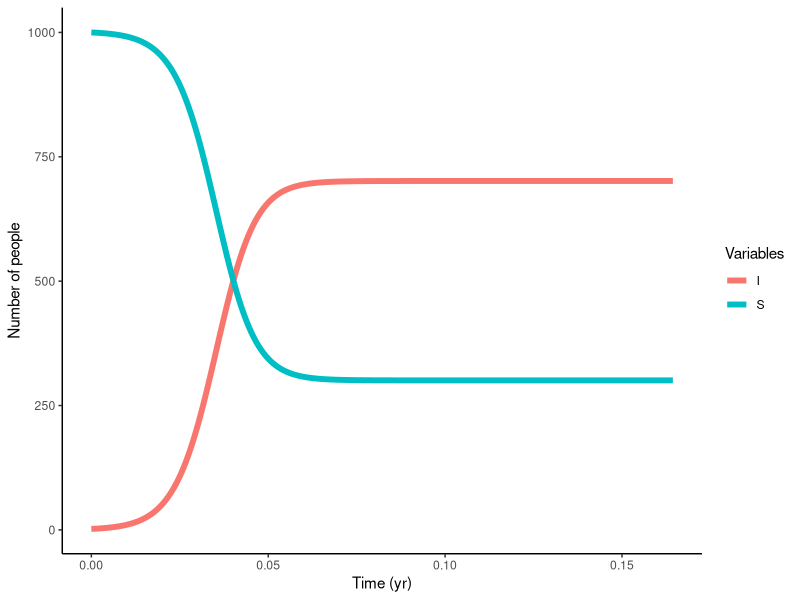
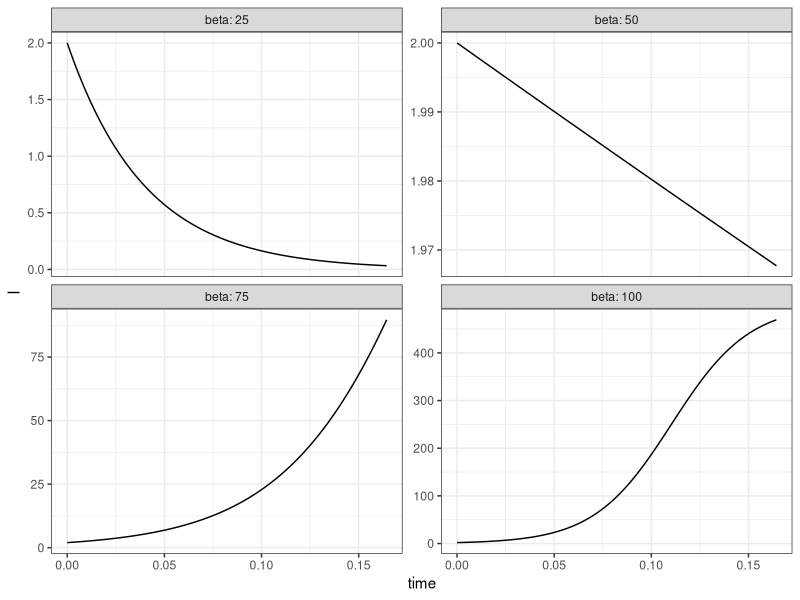
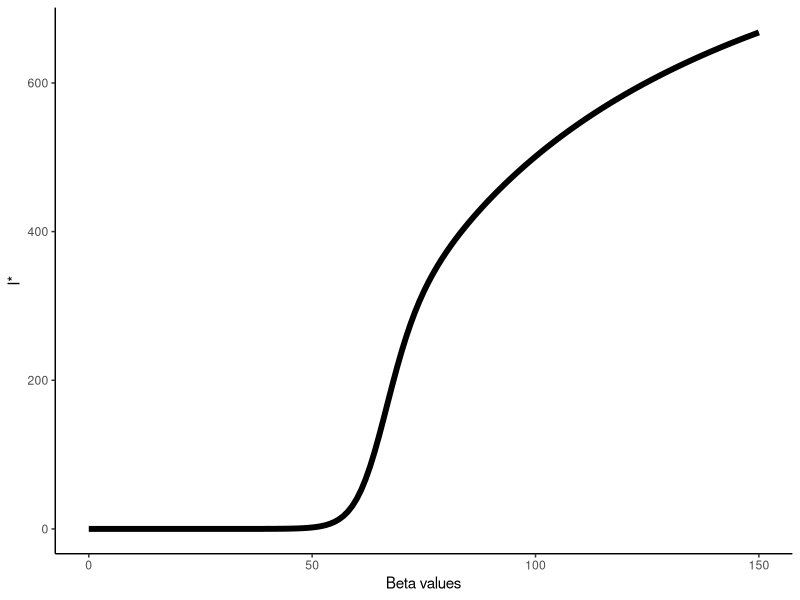
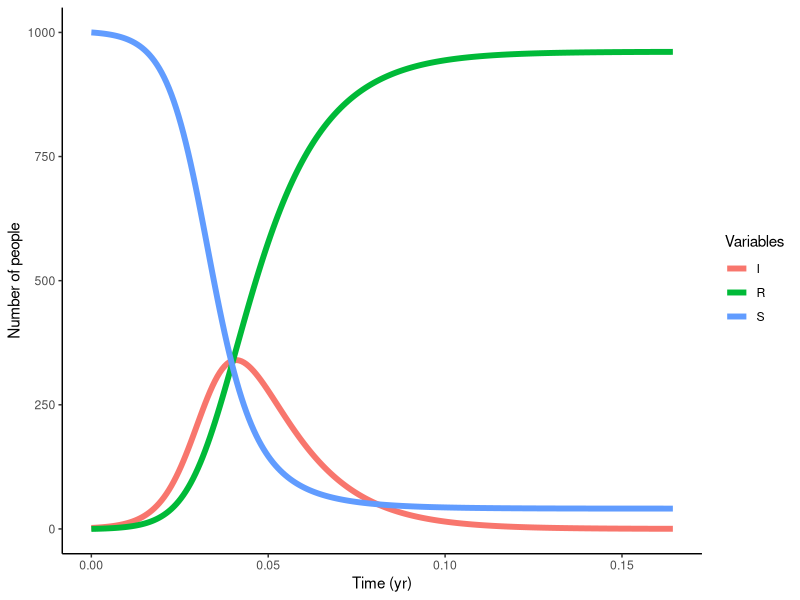
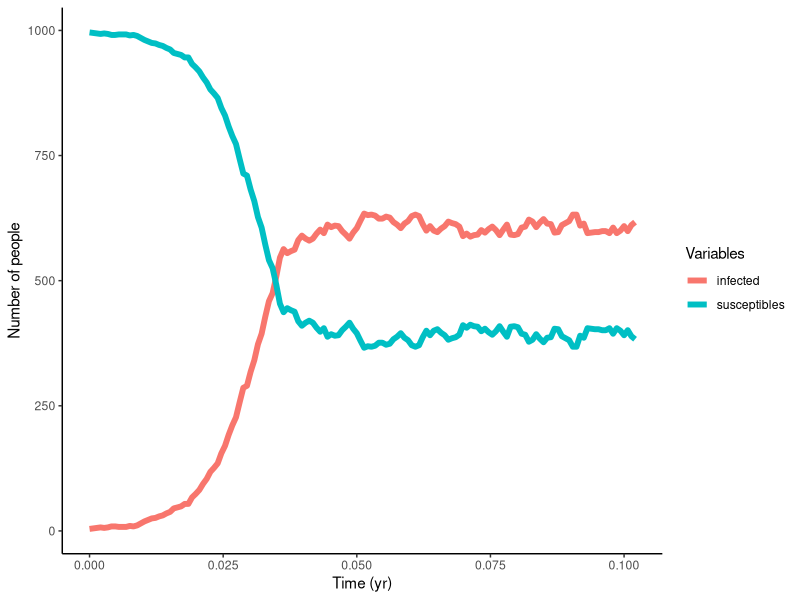
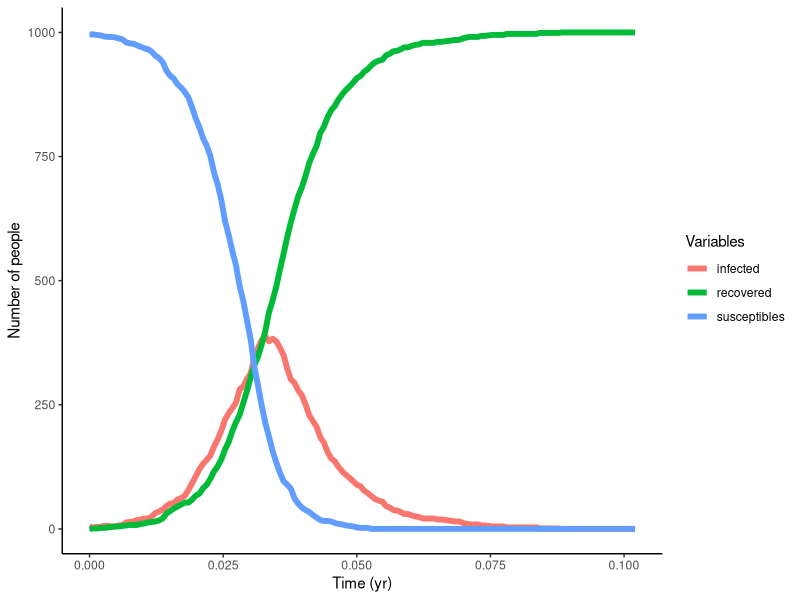

R code for these plots, in order: (Note: this script raises an error after producing the figures.)
## ---- chunk 1
#install.packages(c("tidyverse","deSolve","ggplot2"))
## ---- chunk 2
library(tidyverse)
library(deSolve)
library(ggplot2)
## ---- chunk 3
sis.model<-function(t,x,parameters){
  #Extract the state variables
  S <- x[1]
  I <- x[2]
  
  #Extract the parameters
  beta <- parameters["beta"]
  mu <- parameters["mu"]
  N <- S + I
  
  #Now the code that models the equations
  
  dSdt <- -((beta*S*I)/N) + mu*I #Equation for susceptibles
  dIdt <- ((beta*S*I)/N) - mu*I #Equation for infected
  
  #Combine the results in a unitary vector
  
  dxdt <- c(dSdt,dIdt)
  
  #Return the results as a list
  list(dxdt)
}
## ---- chunk 4
parameters <- c(beta = 250, mu = 75) #Epidemic parameters
times <- seq(from=0,to=60/365,by=1/365/4) #Timeline to evaluate
xstart <- c(S = 1000,I = 2) #Initial parameters for the populations
## ---- chunk 5
ode(
  func = sis.model,
  method = "euler",
  y = xstart,
  times = times,
  parms = parameters,
)%>%
  as.data.frame() -> output
## ---- chunk 6
p<- output %>%
  gather(variable,value,-time) %>%
  ggplot(aes(x=time,y=value,color=variable))+
  geom_line(linewidth=2)+
  theme_classic()+
  labs(x='Time (yr)',y='Number of people',color = "Variables")
p
## ---- chunk 7
values_beta <- c(25,50,75,100)
values_mu <- 50
## ---- chunk 8
expand.grid(beta=values_beta,mu=values_mu)%>%
  group_by(beta) %>%
  do(
    {
      ode(func=sis.model,y=xstart,times=times,
        parms=c(beta=.$beta,mu=.$mu)) %>%
        as.data.frame()
    }
  ) %>%
  ggplot(aes(x=time,y=I))+
  geom_line()+
  facet_wrap(~beta,scales='free_y',labeller=label_both)+
  theme_bw()
## ---- chunk 9
betas <- seq(from=0,to=150,by =1)
mus <- rep(50,length(betas))
Istable <- rep(NA,length(betas))

for(i in 1:length(betas)){
  parameters <- c(beta = betas[i], mu = mus[i]) #Epidemic parameters
  times <- seq(from=0,to=120/365,by=1/365/4) #Timeline to evaluate
  xstart <- c(S = 1000,I = 2) #Initial parameters for the populations
  ode(
    func = sis.model,
    method = "euler",
    y = xstart,
    times = times,
    parms = parameters,
  )%>%
    as.data.frame() -> output
  Istable[i]<-output$I[nrow(output)]
}

output<-data.frame(betas,Istable)
ggplot(data = output,aes(x=betas,y=Istable))+
  geom_line(linewidth=2)+
  theme_classic()+
  labs(x='Beta values',y='I*')
## ---- chunk 10
sir.model<-function(t,x,parameters){
  #Extract all the state variables
  S <- x[1]
  I <- x[2]
  R <- x[3]
  
  #Extract the parameters
  beta <- parameters["beta"]
  mu <- parameters["mu"]
  N <- S + I + R
  
  #Now the code that models the equations
  dSdt <- -((beta*S*I)/N)  #Equation for susceptibles
  dIdt <- ((beta*S*I)/N) - mu*I #Equation for infected
  dRdt <- mu*I
  dxdt <- c(dSdt,dIdt,dRdt)
  
  #Return the results as a list
  list(dxdt)
}
## ---- chunk 11

parameters <- c(beta = 250, mu = 75) #Epidemic parameters
times <- seq(from=0,to=60/365,by=1/365/4) #Timeline to evaluate
xstart <- c(S = 1000,I = 2, R=0) #Initial parameters for the populations

ode(
  func = sir.model,
  y = xstart,
  times = times,
  parms = parameters,
)%>%
  as.data.frame() -> output2

output2 %>%
  gather(variable,value,-time) %>%
  ggplot(aes(x=time,y=value,color=variable))+
  geom_line(size=2)+
  theme_classic()+
  labs(x='Time (yr)',y='Number of people',color = "Variables")

rm(output2,output,parameters,values_beta,values_mu,xstart,
   sis.model,sir.model)
## ---- chunk 12
infect <- function(df, contacts, lambda){
  n_infected <- nrow(df[df$state==1,]) #Obtain the number of infected
  #Obtain the random sample of agents to get infected
  sample_to_infect <- df[df$id%in%sample(df$id[df$state==0],
                              min(n_infected*contacts,nrow(df[df$state==0,])),replace = T),]
  random <- runif(nrow(sample_to_infect),0,1) #Generate as many random numbers as infected with probability lambda
  chance <- as.integer(random<=lambda) #it is evaluated if the random number is lower than lambda if it is the state is now infected if it wasn't
  df$state[df$id%in%sample_to_infect$id]<-df$state[df$id%in%sample_to_infect$id]+chance#change the state of the sampled agents
  return(df)
}
## ---- chunk 13
recover <- function(df,ids_infected,mu){
  random <- runif(length(ids_infected),0,1) #Generate as many random numbers as infected with the probability mu
  chance <- as.integer(random<=mu) #It is evaluated if the random number is lower than mu for recover, we change the state to 0
  df$state[df$state==1 & df$id%in%ids_infected]<-df$state[df$state==1 & df$id%in%ids_infected]-chance #The state changes
  return(df)
}
## ---- chunk 14
step<-function(df,lambda,mu,contacts){
  ids_infected<-df$id[df$state==1]
  df<-infect(df,contacts,lambda)
  df<-recover(df,ids_infected,mu)
  return(df)
}
## ---- chunk 15
N <- 1000 #Initial agent population
T <- 150 #Intervals of time to simulate
n_infected_initial <- 4 #Number of initial infected agents
df <- data.frame(id = 1:N,state = rep(0,N))#We create the dataframe with the initialization of the identifiers and states

#Assign the initial infected

df$state[df$id%in%sample(df$id,n_infected_initial)]<-1

#Define the model parameters
lambda <- 0.2
mu <- 0.08
contacts <- 1

#Create the lists to store the information of susceptibles and infected

infected<-rep(NA,T)
susceptibles<-rep(NA,T)

for(i in 1:T){
  #Store the number of susceptible and infected in the lists
  infected[i] <- nrow(df[df$state==1,])
  susceptibles[i] <- nrow(df[df$state==0,])
  df<-step(df,lambda,mu,contacts) #Generate a step in the model
}
## ---- chunk 16
output <-data.frame(time = times[1:length(susceptibles)],susceptibles,infected)

q<-output %>%
  gather(variable,value,-time) %>%
  ggplot(aes(x=time,y=value,color=variable))+
  geom_line(size=2)+
  theme_classic()+
  labs(x='Time (yr)',y='Number of people',color = "Variables")
q
## ---- chunk 17
infect <- function(df, contacts, lambda){
  n_infected <- nrow(df[df$state==1,]) #Obtain the number of infected
  #Obtain the random sample of agents to get infected
  sample_to_infect <- df[df$id%in%sample(df$id[df$state==0],
                              min(n_infected*contacts,nrow(df[df$state==0,])),replace = T),]
  random <- runif(nrow(sample_to_infect),0,1) #Generate as many random numbers as infected with probability lambda
  chance <- as.integer(random<=lambda) #it is evaluated if the random number is lower than lambda if it is the state is now infected if it wasn't
  df$state[df$id%in%sample_to_infect$id]<-df$state[df$id%in%sample_to_infect$id]+chance#change the state of the sampled agents
  return(df)
}
## ---- chunk 18
recover <- function(df,ids_infected,mu){
  random <- runif(length(ids_infected),0,1) #Generate as many random numbers as infected with the probability mu
  chance <- as.integer(random<=mu) #It is evaluated if the random number is lower than mu for recover, we change the state to 0
  df$state[df$state==1 & df$id%in%ids_infected]<-df$state[df$state==1 & df$id%in%ids_infected]+chance #The state changes
  return(df)
}
## ---- chunk 19
N <- 1000 #Initial agent population
T <- 150 #Intervals of time to simulate
n_infected_initial <- 4 #Number of initial infected agents
df <- data.frame(id = 1:N,state = rep(0,N))#We create the dataframe with the initialization of the identifiers and states

#Assign the initial infected

df$state[df$id%in%sample(df$id,n_infected_initial)]<-1

#Define the model parameters
lambda <- 0.2
mu <- 0.08
contacts <- 1

#Create the lists to store the information of susceptibles and infected

infected<-rep(NA,T)
susceptibles<-rep(NA,T)
recovered<-rep(NA,T)

for(i in 1:T){
  #Store the number of susceptible and infected in the lists
  infected[i] <- nrow(df[df$state==1,])
  susceptibles[i] <- nrow(df[df$state==0,])
  recovered[i] <- nrow(df[df$state==2,])
  df<-step(df,lambda,mu,contacts) #Generate a step in the model
}
## ---- chunk 20
output <-data.frame(time = times[1:length(susceptibles)],susceptibles,infected,recovered)

q<-output %>%
  gather(variable,value,-time) %>%
  ggplot(aes(x=time,y=value,color=variable))+
  geom_line(size=2)+
  theme_classic()+
  labs(x='Time (yr)',y='Number of people',color = "Variables")
q
## ---- chunk 21
#install.packages(c("deSolve","sna","igraph","network","ggnet2", "intergraph", "GGally"))
## ---- chunk 22
library(tidyverse)
library(igraph)
library(sna)
library(network)
library(ggplot2)
library(GGally)
## ---- chunk 23
g1 <- erdos.renyi.game(n = 150, p = 10 / 150)
ggnet2(g1,mode = "spring", vjust = -1, size = 3, color = 1,edge.alpha = 0.3,edge.size = 0.1)
## ---- chunk 24
A1 <- as.matrix(as_adjacency_matrix(g1))
## ---- chunk 25
g2 <- sample_pa(n = 150, m = 5, directed = FALSE)
A2 <- as.matrix(as_adjacency_matrix(g2))
ggnet2(g2,mode = "spring", vjust = -1, size = 3, color = 1,edge.alpha = 0.3,edge.size = 0.1)
## ---- chunk 26
Tsim <- 100
lambda <- 0.02 #Contagion rate
gamma <- 0.035 #Recovery rate

#Lists to store the values for each t from infected and susceptible
susceptible <- rep(NA,Tsim)
infected <- rep(NA,Tsim)
state <- rbinom(150,1,5/150)
ids_nodes<-1:150

for(i in 1:Tsim){
  infected[i]<-sum(state==1) #Register the infected
  susceptible[i]<-sum(state==0) #Register the susceptible
  
  #Infection dynamics
  infected_nodes<-ids_nodes[state==1] #Extract the infected nodes
  for(j in 1:length(infected_nodes)){
    neighbours <- ids_nodes[A1[infected_nodes[j],]==1] #Extract the neighbours of each infected node
    if(length(neighbours)>0){
      random <- runif(length(neighbours),0,1)
      chance <- as.integer(random<=lambda)
      state[neighbours]<-ifelse(state[neighbours]==0,state[neighbours]+chance,state[neighbours])
    }
  }
  #Recovery dynamics
  random <- runif(length(infected_nodes),0,1)
  chance <- as.integer(random<=gamma)
  state[infected_nodes]<-state[infected_nodes]-chance
}
## ---- chunk 27
output <-data.frame(time = 1:length(susceptible),susceptible,infected)
q<-output %>%
gather(variable,value,-time) %>%
ggplot(aes(x=time,y=value,color=variable))+
geom_line(linewidth=2)+
theme_classic()+
labs(x='Time (yr)',y='Number of people',color = "Variables")
q
## ---- chunk 28
lambdas<-seq(from=0,to=0.08,by =0.002)
gammas<-rep(0.15,length(lambdas))
Istable <- rep(NA,length(lambdas))
## ---- chunk 29
for(t in 1:length(lambdas)){
  
  Tsim <- 250
  lambda <- lambdas[t] #Contagion rate
  gamma <- gammas[t] #Recovery rate
  
  #Lists to store the values for each t from the infected and susceptible
  susceptible <- rep(NA,Tsim)
  infected <- rep(NA,Tsim)
  state <- rbinom(150,1,5/150)
  ids_nodes<-1:150
  
  for(i in 1:Tsim){
    
    infected[i]<-sum(state==1) #Register the infected
    susceptible[i]<-sum(state==0) #Register the susceptible
    
    #Infection dynamics
    infected_nodes<-ids_nodes[state==1] #Extract the infected nodes
    if(length(infected_nodes)>0){
      for(j in 1:length(infected_nodes)){
        
        neighbours <- ids_nodes[A1[infected_nodes[j],]==1] #Extract the neighbours of each infected node
        if(length(neighbours)>0){
          
          random <- runif(length(neighbours),0,1)
          chance <- as.integer(random<=lambda)
          state[neighbours]<-ifelse(state[neighbours]==0,state[neighbours]+chance,state[neighbours])
        }
      }
    }
    
    #Recovery dynamics
    random <- runif(length(infected_nodes),0,1)
    chance <- as.integer(random<=gamma)
    state[infected_nodes]<-state[infected_nodes]-chance
  }
  Istable[t]<-infected[length(infected)]
}

I_graph<-Istable
output<-data.frame(lambdas,Istable)

ggplot(data = output,aes(x=lambdas,y=Istable))+
  geom_line(linewidth=2)+
  theme_classic()+
  labs(x='Lambda values',y='I*')
## ---- chunk 30
Tsim <- 100
lambda <- 0.02 #Contagion rate
gamma <- 0.035 #Recovery rate

#Lists to store the values for each t from infected and susceptible
susceptible <- rep(NA,Tsim)
infected <- rep(NA,Tsim)
recovered <- rep(NA,Tsim)
state <- rbinom(150,1,5/150)
ids_nodes<-1:150

for(i in 1:Tsim){
  infected[i]<-sum(state==1) #Register the infected
  susceptible[i]<-sum(state==0) #Register the susceptible
  recovered[i]<-sum(state==2)
  
  #Infection dynamics
  infected_nodes<-ids_nodes[state==1] #Extract the infected nodes
  for(j in 1:length(infected_nodes)){
    neighbours <- ids_nodes[A1[infected_nodes[j],]==1] #Extract the neighbours of each infected node
    if(length(neighbours)>0){
      random <- runif(length(neighbours),0,1)
      chance <- as.integer(random<=lambda)
      state[neighbours]<-ifelse(state[neighbours]==0,state[neighbours]+chance,state[neighbours])
    }
  }
  #Recovery dynamics
  random <- runif(length(infected_nodes),0,1)
  chance <- as.integer(random<=gamma)
  state[infected_nodes]<-state[infected_nodes]+chance
}
## ---- chunk 31
output <-data.frame(time = 1:length(susceptible),susceptible,infected,recovered)
q<-output %>%
gather(variable,value,-time) %>%
ggplot(aes(x=time,y=value,color=variable))+
geom_line(linewidth=2)+
theme_classic()+
labs(x='Time (yr)',y='Number of people',color = "Variables")
q
## ---- chunk 32
for(t in 1:length(lambdas)){
  
  Tsim <- 250
  lambda <- lambdas[t] #Contagion rate
  gamma <- gammas[t] #Recovery rate
  
  #Lists to store the values for each t from the infected and susceptible
  susceptible <- rep(NA,Tsim)
  infected <- rep(NA,Tsim)
  recovered <- rep(NA,Tsim)
  state <- rbinom(150,1,5/150)
  ids_nodes<-1:150
  
  for(i in 1:Tsim){
    
    infected[i]<-sum(state==1) #Register the infected
    susceptible[i]<-sum(state==0)
    recovered[i]<-sum(state==2)#Register the susceptible
    
    #Infection dynamics
    infected_nodes<-ids_nodes[state==1] #Extract the infected nodes
    if(length(infected_nodes)>0){
      for(j in 1:length(infected_nodes)){
        
        neighbours <- ids_nodes[A1[infected_nodes[j],]==1] #Extract the neighbours of each infected node
        if(length(neighbours)>0){
          
          random <- runif(length(neighbours),0,1)
          chance <- as.integer(random<=lambda)
          state[neighbours]<-ifelse(state[neighbours]==0,state[neighbours]+chance,state[neighbours])
        }
      }
    }
    
    #Recovery dynamics
    random <- runif(length(infected_nodes),0,1)
    chance <- as.integer(random<=gamma)
    state[infected_nodes]<-state[infected_nodes]+chance
  }
  Istable[t]<-recovered[length(recovered)]
}

I_graph<-Istable
output<-data.frame(lambdas,Istable)

ggplot(data = output,aes(x=lambdas,y=Istable))+
  geom_line(linewidth=2)+
  theme_classic()+
  labs(x='Lambda values',y='R')
## ---- chunk 33
Tsim <- 100
lambda <- 0.02 #Contagion rate
mu <- 0.035 #Recovery rate

#Lists to store the values for each t from the infected and susceptible
## ---- chunk 34
susceptible <- rep(NA,Tsim)
infected <- rep(NA,Tsim)
ids_nodes <-1:150

#P_i(t) and q_i(t)
q_i <- rep(0,150)

#Initial conditions for P_i(0)
P_i <- rep(3/150,150)

for(t in 1:Tsim){
  #Storing the infection percentages
  infected[t] <- sum(P_i)/150
  susceptible[t] <- 1-infected[t]
  for(i in 1:150){
    #Updating q_i(t)
    neighbours <- ids_nodes[A1[i,]==1]
    if(length(neighbours)>0){
      q_i[i]<-1
      for(j in 1:length(neighbours)){
        q_i[i]<-q_i[i]*(1-lambda*P_i[j])
      }
      q_i[i]<-1-q_i[i]
    }
  }
  #Updating P_i(t)
  P_i <- P_i*(1-mu)+(1-P_i)*q_i
}
rm(P_i,q_i,mu,lambda,i,ids_nodes,t,Tsim,neighbours,j)
## ---- chunk 35
output <-data.frame(time = 1:length(susceptible),susceptible = susceptible*150,infected = infected*150)
q<-output %>%
  gather(variable,value,-time) %>%
  ggplot(aes(x=time,y=value,color=variable))+
  geom_line(linewidth=2)+
  theme_classic()+
  labs(x='Time (yr)',y='Number of people',color = "Variables")
q
## ---- chunk 36
lambdas<-seq(from=0,to=0.08,by =0.002)
mus<-rep(0.15,length(lambdas))
Istable <- rep(NA,length(lambdas))

for(t in 1:length(lambdas)){
  Tsim <- 150
  lambda <- lambdas[t] #contagion rate
  mu <- mus[t] #recovery rate
  
  #Lists to store the values for each t from the infected and susceptible
  susceptible <- rep(NA,Tsim)
  infected <- rep(NA,Tsim)
  ids_nodes <-1:150
  
  #P_i(t) and q_i(t)
  q_i <- rep(0,150)
  
  #Initial conditions for P_i(0)
  P_i <- rep(3/150,150)
  
  for(j in 1:Tsim){
  #Storing the infection percentages
  infected[j] <- sum(P_i)/150
  susceptible[j] <- 1-infected[j]
  
  for(i in 1:150){
    #Updating q_i(t)
    neighbours <- ids_nodes[A1[i,]==1]
    if(length(neighbours)>0){
      q_i[i]<-1
      for(j in 1:length(neighbours)){
        q_i[i]<-q_i[i]*(1-lambda*P_i[j])
      }
      q_i[i]<-1-q_i[i]
    }
  }
  #Updating P_i(t)
  P_i <- P_i*(1-mu)+(1-P_i)*q_i
  }
  Istable[t]<-infected[length(infected)]*150
}

output<-data.frame(lambdas,Istable)

ggplot(data = output,aes(x=lambdas,y=Istable))+
geom_line(size=2)+
theme_classic()+
labs(x='Lambda values',y='I*')
## ---- chunk 37
output$Istable2<-I_graph
ggplot(data = output)+
geom_line(aes(x=lambdas,y=Istable,color = "Markovian model"),size=1.25)+
geom_line(aes(x=lambdas,y=Istable2,color = "Agent model"),size=1.25)+
theme_classic()+
labs(x='Lambda values',y='I*',color = "Models")
## ---- chunk 38
Tsim <- 100
lambda <- 0.02 #Contagion rate
mu <- 0.035 #Recovery rate

#Lists to store the values for each t from the infected and susceptible
susceptible <- rep(NA,Tsim)
infected <- rep(NA,Tsim)
recovered <- rep(NA,Tsim)

ids_nodes <-1:150

#P_i(t) and q_i(t)
q_i <- rep(0,150)

r_i  <- rep(0,150)

#Initial conditions for P_i(0)
P_i <- rep(3/150,150)

for(t in 1:Tsim){
  #Storing the infection percentages
  infected[t] <- sum(P_i)/150
  recovered[t] <- sum(r_i)/150
  susceptible[t] <- 1-infected[t]-recovered[t]
  
  for(i in 1:150){
    #Updating q_i(t)
    neighbours <- ids_nodes[A1[i,]==1]
    if(length(neighbours)>0){
      q_i[i]<-1
      for(j in 1:length(neighbours)){
        q_i[i]<-q_i[i]*(1-lambda*P_i[j])
      }
      q_i[i]<-1-q_i[i]
    }
  }
  #Updating P_i(t)
  P_i <- P_i*(1-mu)+(1-P_i-r_i)*q_i
  r_i <- r_i + P_i*mu
}

rm(P_i,q_i,mu,lambda,i,ids_nodes,t,Tsim,neighbours,j)
## ---- chunk 39
output <-data.frame(time = 1:length(susceptible),susceptible = susceptible*150,infected = infected*150, recovered=recovered*150)
q<-output %>%
  gather(variable,value,-time) %>%
  ggplot(aes(x=time,y=value,color=variable))+
  geom_line(linewidth=2)+
  theme_classic()+
  labs(x='Time (yr)',y='Number of people',color = "Variables")
q
## ---- chunk 40
lambdas<-seq(from=0,to=0.08,by =0.002)
mus<-rep(0.15,length(lambdas))
Istable <- rep(NA,length(lambdas))

for(t in 1:length(lambdas)){
  Tsim <- 150
  lambda <- lambdas[t] #contagion rate
  mu <- mus[t] #recovery rate
  
  #Lists to store the values for each t from the infected and susceptible
  susceptible <- rep(NA,Tsim)
  infected <- rep(NA,Tsim)
  recovered <- rep(NA,Tsim)
  ids_nodes <-1:150
  
  #P_i(t) and q_i(t)
  q_i <- rep(0,150)
  r_i  <- rep(0,150)
  
  #Initial conditions for P_i(0)
  P_i <- rep(3/150,150)
  
  for(j in 1:Tsim){
  #Storing the infection percentages
  infected[j] <- sum(P_i)/150
  recovered[j] <- sum(r_i)/150
  susceptible[j] <- 1-infected[j]-recovered[j]
  
  for(i in 1:150){
    #Updating q_i(t)
    neighbours <- ids_nodes[A1[i,]==1]
    if(length(neighbours)>0){
      q_i[i]<-1
      for(j in 1:length(neighbours)){
        q_i[i]<-q_i[i]*(1-lambda*P_i[j])
      }
      q_i[i]<-1-q_i[i]
    }
  }
  #Updating P_i(t)
  P_i <- P_i*(1-mu)+(1-P_i)*q_i
  r_i <- r_i+P_i*mu
  }
  Istable[t]<-recovered[length(recovered)]*150
}

output<-data.frame(lambdas,Istable)

ggplot(data = output,aes(x=lambdas,y=Istable))+
geom_line(size=2)+
theme_classic()+
labs(x='Lambda values',y='R')
